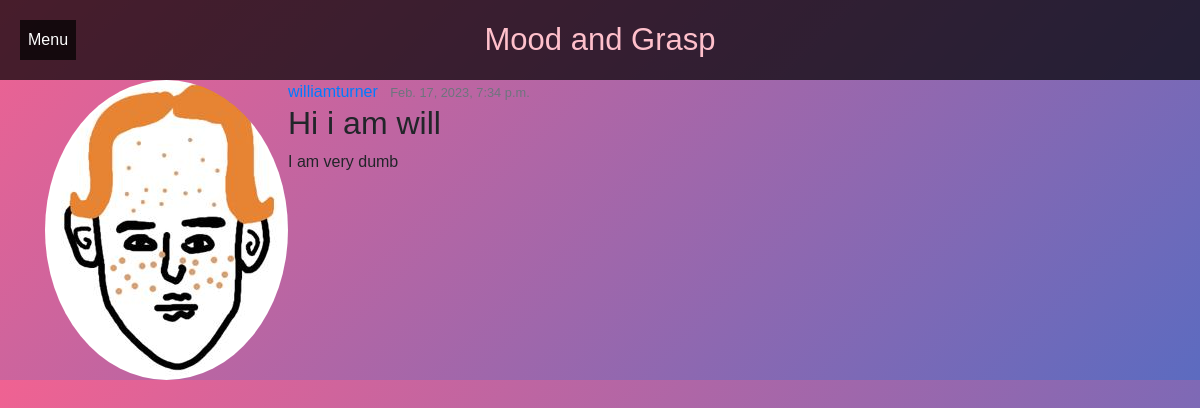
Page /announcements/4/ on the committed database.
### home/models.py (models this page shows, shortened)
class Announcements(models.Model):
	title = models.CharField(max_length=100)
	content = models.TextField()
	date_posted = models.DateTimeField(default=timezone.now)
	author = models.ForeignKey(User, on_delete=models.CASCADE)
	class_code = models.CharField(max_length=6, blank=True, null=True)

### users/models.py (models this page shows, shortened)
class Profile(models.Model):
	user = models.OneToOneField(User, on_delete=models.CASCADE)
	image = models.ImageField(default='default.jpg', upload_to='profile_pics')
	is_teacher = models.BooleanField(default=False)
	THEMES = (
        ('a', 'Beach'),
        ('b', 'Winter'),
        ('c', 'Castle'),
        ('d', 'Ocean'),
		('e', 'Space'),
		('f', 'Haunted'),
		('g', 'Mystic'),
		('h', 'Default Gradient')
    )
	theme = models.CharField(max_length=1, choices=THEMES, default='h')

### home/views.py (the view)
# urls.py: path('announcements/<int:pk>/', PostDetailView.as_view(), name='post_detail'),
class PostDetailView(DetailView):
	model = Announcements

### home/templates/home/announcements_detail.html
{% extends "home/base.html" %}
{% block content %}
    <article class="media content-section">
      <img class="rounded-circle article-img circle" src="{{ object.author.profile.image.url}}">
      <div class="media-body">
        <div class="article-metadata">
          <a class="mr-2" href="#">{{ object.author }}</a>
          <small class="text-muted">{{ object.date_posted }}</small>
        </div>
        <h2 class="article-title">{{ object.title }}</h2>
        <p class="article-content">{{ object.content }}</p>
      </div>
    </article>
{% endblock content %}

### home/static/home/main.css (style rules this page uses)
body { font-family: Arial, sans-serif; background: linear-gradient(135deg, #f06292, #5c6bc0); margin: 0; padding: 0; }

### rows in the picture
Announcements: author.profile.image (picture), author "williamturner", date_posted "Feb. 17, 2023, 7:34 p.m.", title "Hi i am will", content "I am very dumb"
